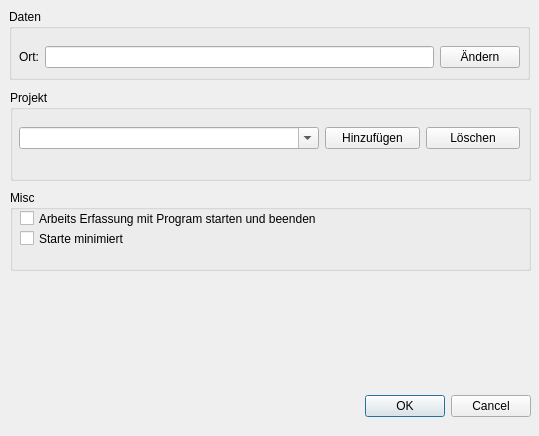
<?xml version="1.0" encoding="UTF-8"?>
<ui version="4.0">
 <class>ConfigDlg</class>
 <widget class="QDialog" name="ConfigDlg">
  <property name="geometry">
   <rect>
    <x>0</x>
    <y>0</y>
    <width>539</width>
    <height>436</height>
   </rect>
  </property>
  <property name="windowTitle">
   <string>Dialog</string>
  </property>
  <widget class="QDialogButtonBox" name="buttonBox">
   <property name="geometry">
    <rect>
     <x>190</x>
     <y>390</y>
     <width>341</width>
     <height>32</height>
    </rect>
   </property>
   <property name="orientation">
    <enum>Qt::Horizontal</enum>
   </property>
   <property name="standardButtons">
    <set>QDialogButtonBox::Cancel|QDialogButtonBox::Ok</set>
   </property>
  </widget>
  <widget class="QGroupBox" name="groupBox">
   <property name="geometry">
    <rect>
     <x>9</x>
     <y>9</y>
     <width>521</width>
     <height>71</height>
    </rect>
   </property>
   <property name="title">
    <string>Daten</string>
   </property>
   <widget class="QWidget" name="layoutWidget">
    <property name="geometry">
     <rect>
      <x>10</x>
      <y>30</y>
      <width>501</width>
      <height>36</height>
     </rect>
    </property>
    <layout class="QHBoxLayout" name="horizontalLayout">
     <item>
      <widget class="QLabel" name="label">
       <property name="text">
        <string>Ort:</string>
       </property>
      </widget>
     </item>
     <item>
      <widget class="QLineEdit" name="leDataPath"/>
     </item>
     <item>
      <widget class="QPushButton" name="pbPathChange">
       <property name="text">
        <string>Ändern</string>
       </property>
      </widget>
     </item>
    </layout>
   </widget>
  </widget>
  <widget class="QGroupBox" name="groupBox_2">
   <property name="geometry">
    <rect>
     <x>10</x>
     <y>90</y>
     <width>521</width>
     <height>91</height>
    </rect>
   </property>
   <property name="title">
    <string>Projekt</string>
   </property>
   <widget class="QWidget" name="horizontalLayoutWidget">
    <property name="geometry">
     <rect>
      <x>9</x>
      <y>30</y>
      <width>501</width>
      <height>36</height>
     </rect>
    </property>
    <layout class="QHBoxLayout" name="horizontalLayout_2">
     <item>
      <widget class="QComboBox" name="cbProj">
       <property name="minimumSize">
        <size>
         <width>300</width>
         <height>0</height>
        </size>
       </property>
       <property name="editable">
        <bool>true</bool>
       </property>
      </widget>
     </item>
     <item>
      <widget class="QPushButton" name="pbProjAdd">
       <property name="text">
        <string>Hinzufügen</string>
       </property>
      </widget>
     </item>
     <item>
      <widget class="QPushButton" name="pbProjDel">
       <property name="text">
        <string>Löschen</string>
       </property>
      </widget>
     </item>
    </layout>
   </widget>
  </widget>
  <widget class="QGroupBox" name="groupBox_3">
   <property name="geometry">
    <rect>
     <x>10</x>
     <y>190</y>
     <width>521</width>
     <height>81</height>
    </rect>
   </property>
   <property name="title">
    <string>Misc</string>
   </property>
   <widget class="QCheckBox" name="cbLogWorkTimeWithApp">
    <property name="geometry">
     <rect>
      <x>10</x>
      <y>20</y>
      <width>361</width>
      <height>17</height>
     </rect>
    </property>
    <property name="text">
     <string>Arbeits Erfassung mit Program starten und beenden</string>
    </property>
   </widget>
   <widget class="QCheckBox" name="cbStartupToTray">
    <property name="geometry">
     <rect>
      <x>10</x>
      <y>40</y>
      <width>361</width>
      <height>17</height>
     </rect>
    </property>
    <property name="text">
     <string>Starte minimiert</string>
    </property>
   </widget>
  </widget>
 </widget>
 <resources/>
 <connections>
  <connection>
   <sender>buttonBox</sender>
   <signal>accepted()</signal>
   <receiver>ConfigDlg</receiver>
   <slot>accept()</slot>
   <hints>
    <hint type="sourcelabel">
     <x>248</x>
     <y>254</y>
    </hint>
    <hint type="destinationlabel">
     <x>157</x>
     <y>274</y>
    </hint>
   </hints>
  </connection>
  <connection>
   <sender>buttonBox</sender>
   <signal>rejected()</signal>
   <receiver>ConfigDlg</receiver>
   <slot>reject()</slot>
   <hints>
    <hint type="sourcelabel">
     <x>316</x>
     <y>260</y>
    </hint>
    <hint type="destinationlabel">
     <x>286</x>
     <y>274</y>
    </hint>
   </hints>
  </connection>
 </connections>
</ui>
